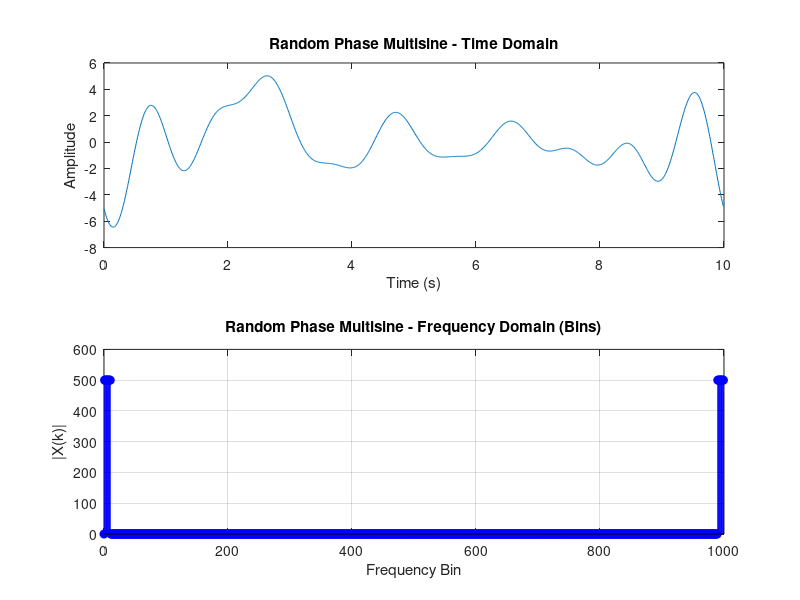

Write the MATLAB code that produced this figure.
% Section 1.3 - Time Domain Construction of a Multisine.
% A multisine is a signal made up of the sum of multiple cosines (or sines), each with a different frequency, amplitude, and phase.
% Task 1.3.1 - Generate a Random Phase Multisine (Time Domain)

% Parameters
N = 1000;            % Number of samples
K = 10;               % Number of excited frequencies
fs = 100;             % Sampling frequency (Hz)
Ts = 1/fs;            % Sampling time (s)

% Time vector
t = (0:N-1) * Ts;

% Generate multisine - sum of cosines
x = zeros(1, N);     % Initialize signal

% Loop over each excited frequency
for k = 1:K
    phase = 2*pi*rand();   % Random phase in [0, 2π]
    freq_bin = k;          % Frequency bin index (excite the first K bins)
    freq = (freq_bin) * fs / N;   % Convert bin to Hz
    
    x = x + cos(2*pi*freq*t + phase);  % Add cosine with random phase
end

% Compute DFT
X = fft(x);

% Frequency axis in bins
k = 0:N-1;

% Plot time domain signal
figure;
subplot(2,1,1);
plot(t, x);
xlabel('Time (s)');
ylabel('Amplitude');
title('Random Phase Multisine - Time Domain');

% Plot frequency domain (in bins)
subplot(2,1,2);
stem(k, abs(X), 'b', 'filled');
xlabel('Frequency Bin');
ylabel('|X(k)|');
title('Random Phase Multisine - Frequency Domain (Bins)');
grid on;

% This directly implements the multisine formula. Only the first 10 bins contain signal, the rest should be almost zero. The phases are random, so you will see different results each time you run the code.